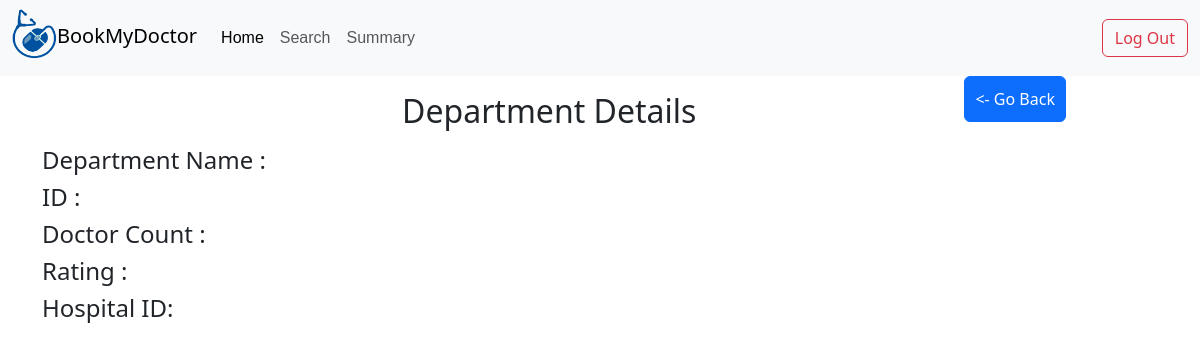
The app's page /D7a5af/department/details, older data.
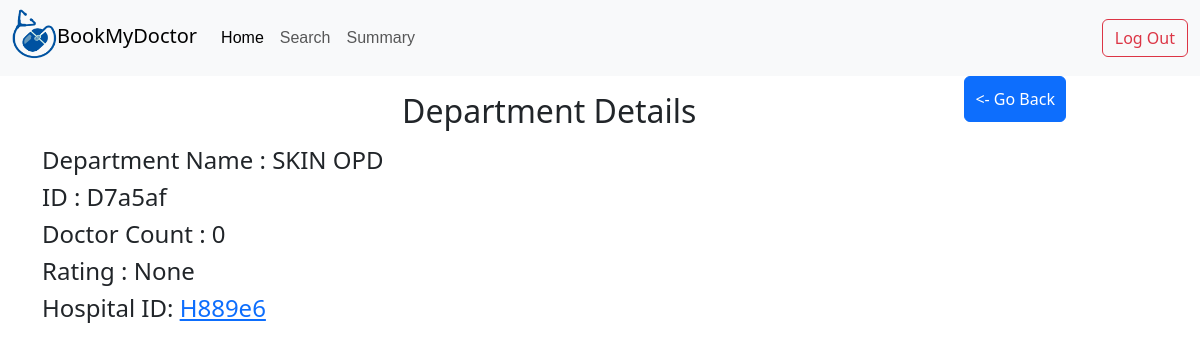
The same page, newer data.
### application/models.py (models this page shows)
class Department(db.Model):
    id=db.Column(db.String(),primary_key=True)
    name=db.Column(db.String())
    nDoc=db.Column(db.Integer,default=0)
    rating=db.Column(db.Float)
    hid=db.Column(db.String(),db.ForeignKey('hospital.id'))
    deptdocs=db.relationship('Deptdoc',backref='department')

### application/controllers.py (the view)
@app.route('/<deptId>/department/details')
def departmentDetails(deptId):
    return render_template('department_details.html',Department=Department.query.get(deptId))

### templates/department_details.html (shortened to what this page needs)
{%extends 'adminbase.html'%}
{%block content%}
<div class="d-flex justify-content-around">
   <h2 class="text-center mt-3 mb-3">Department Details</h2>
<div>
   <a type="button" class="btn btn-primary" href="/admin/dashboard" ><- Go Back </a>
 </div>
</div>
      <div class="container">
         <h4>Department Name : {{Department.name}}</h4>
         <h4>ID : {{Department.id}}</h4>
         <h4>Doctor Count : {{Department.nDoc}}</h4>
         <h4>Rating : {{Department.rating}}</h4>
         <h4>Hospital ID: <a href="/{{Department.hid}}/hospital/details">{{Department.hid}}</a> </h4>
         </div>
{%endblock%}

### templates/adminbase.html (shortened to what this page needs)
<!DOCTYPE html>
<html lang="en">
<head>
    <link href="https://cdn.jsdelivr.net/npm/bootstrap@5.3.3/dist/css/bootstrap.min.css" rel="stylesheet">
    <link rel="stylesheet" href="../static/admin_dash.css">
    <link rel="stylesheet" href="/static/detailsbase.css">
</head>
<body>
  <nav class="navbar navbar-expand-lg bg-body-tertiary">
    <div class="container-fluid">
        <a class="navbar-brand" href="#">
            <img class="logo" src="/static/images/logo.png"  width="45" height="50">BookMyDoctor
        </a>
      <div class="collapse navbar-collapse" id="navbarSupportedContent">
        <ul class="navbar-nav me-auto mb-2 mb-lg-0">
          <li class="nav-item">
            <a class="nav-link active" aria-current="page" href="/admin/dashboard">Home</a>
          </li>
          <li class="nav-item">
            <a class="nav-link" href="/admin/search">Search</a>
          </li>
          <li class="nav-item">
            <a class="nav-link" href="/admin/summary">Summary</a>
          </li>
        </ul>
          <a type="button" href="/" class="btn btn-outline-danger" >Log Out</a>
      </div>
    </div>
</nav>
{%block content%}
{%endblock%}
</body>
</html>

### static/admin_dash.css (style rules this page uses)
.logo { transform: translateY(-4px); font-family: sans-serif; }
.nav-link { font-family: 'Lucida Sans', 'Lucida Sans Regular', 'Lucida Grande', 'Lucida Sans Unicode', Geneva, Verdana, sans-serif; }
.active { color:red; }

### static/detailsbase.css (style rules this page uses)
.btn.btn.btn-primary { padding: 10px; }

Row changes from the older to the newer data that the page shows:
added Department: name "SKIN OPD", id "D7a5af", nDoc "0", rating "None", hid "H889e6"
